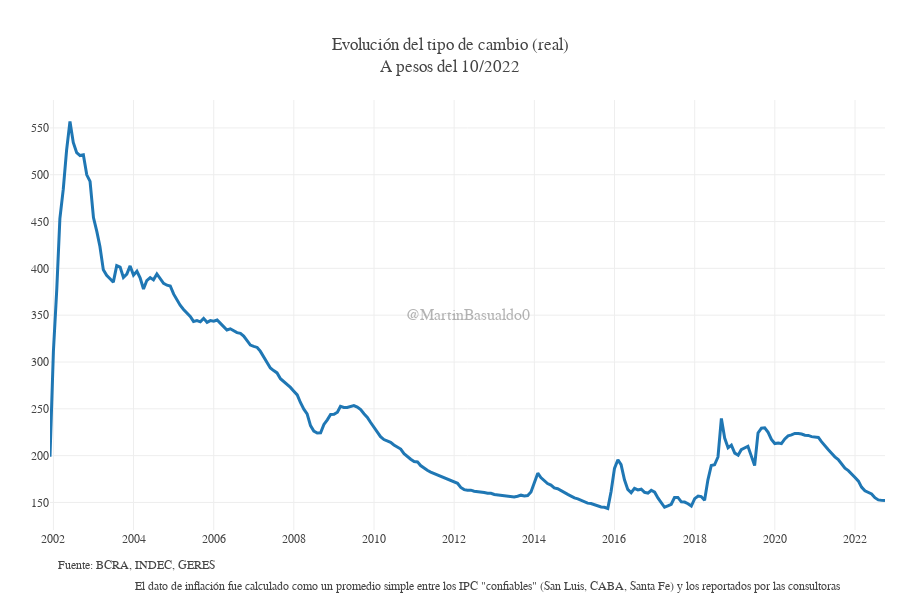

Notebook code for this chart:
### Code cell
def devaluacion_real_plot(df=deva_real):
    deva_real.Período=pd.to_datetime(deva_real.Período,format='%d/%m/%Y')
    x = deva_real["Período"]
    ultimo_mes=deva_real.Período.iloc[-1].strftime('%m/%Y')

    # Datos
    cotizaciones_plot = go.Figure()
    cotizaciones_plot.add_trace(go.Scatter(name=f"TC real", x=x, y=deva_real["tc_real_hoy"], mode="lines",line_width=3))
    # cotizaciones_plot.add_trace(go.Scatter(name=f"China", x=x, y=deva_real["China"], mode="lines"))
    # cotizaciones_plot.add_trace(go.Scatter(name=f"Euro", x=x, y=deva_real["Zona Euro"], mode="lines"))

    # Propiedades
    cotizaciones_plot.update_xaxes(showgrid=True,dtick="M24")
    # cotizaciones_plot.update_yaxes(title_text="Tasa de devaluación")
    cotizaciones_plot.update_layout(separators=",.", font_family="Georgia",
                                    margin ={'b': 70,'l':50,'r':15},
                                    height=600, width=900,
                                    template='none',
                                    title_text=f"Evolución del tipo de cambio (real)<br>A pesos del {ultimo_mes}",
                                    legend=dict(yanchor="top", y=1.05, xanchor="left", x=0.36, orientation='h'))

    note = 'Fuente: BCRA, INDEC, GERES'
    cotizaciones_plot.add_annotation(showarrow=False, text=note, font=dict(size=12), xref='paper', x=0.2, yref='paper', y=-0.1,
                                     xanchor='right', yanchor='auto', xshift=0, yshift=0,)
    note_2=('El dato de inflación fue calculado como un promedio simple entre los IPC "confiables" (San Luis, CABA, Santa Fe) y los reportados por las consultoras')

    cotizaciones_plot.add_annotation(showarrow=False, text=note_2, font=dict(size=12), xref='paper', x=.949, yref='paper', y=-0.15,
                                     xanchor='right', yanchor='auto', xshift=0, yshift=0,)

    # Marca de agua
    cotizaciones_plot.add_annotation(showarrow=False, text='@MartinBasualdo0', font=dict(size=16), font_family="arial", opacity=0.4,
                                     xref='paper', yref='paper', x=0.5, y=0.5)
    return cotizaciones_plot

devaluacion_real_plot()

### Figure 1 — Plotly figure (JSON) as saved in the notebook; plotly's stock layout.template omitted (floating-point values rounded to 4 significant figures; data arrays with more than 128 entries replaced by an {"elided": "..."} marker saying what was removed)
{"data": [{"line": {"width": 3}, "mode": "lines", "name": "TC real", "type": "scatter", "x": {"elided": "251 str values"}, "y": {"elided": "251 float values"}}], "layout": {"annotations": [{"font": {"size": 12}, "showarrow": false, "text": "Fuente: BCRA, INDEC, GERES", "x": 0.2, "xanchor": "right", "xref": "paper", "xshift": 0, "y": -0.1, "yanchor": "auto", "yref": "paper", "yshift": 0}, {"font": {"size": 12}, "showarrow": false, "text": "El dato de inflación fue calculado como un promedio simple entre los IPC \"confiables\" (San Luis, CABA, Santa Fe) y los reportados por las consultoras", "x": 0.949, "xanchor": "right", "xref": "paper", "xshift": 0, "y": -0.15, "yanchor": "auto", "yref": "paper", "yshift": 0}, {"font": {"family": "arial", "size": 16}, "opacity": 0.4, "showarrow": false, "text": "@MartinBasualdo0", "x": 0.5, "xref": "paper", "y": 0.5, "yref": "paper"}], "font": {"family": "Georgia"}, "height": 600, "legend": {"orientation": "h", "x": 0.36, "xanchor": "left", "y": 1.05, "yanchor": "top"}, "margin": {"b": 70, "l": 50, "r": 15}, "separators": ",.", "title": {"text": "Evolución del tipo de cambio (real)<br>A pesos del 10/2022"}, "width": 900, "xaxis": {"dtick": "M24", "showgrid": true}}}
